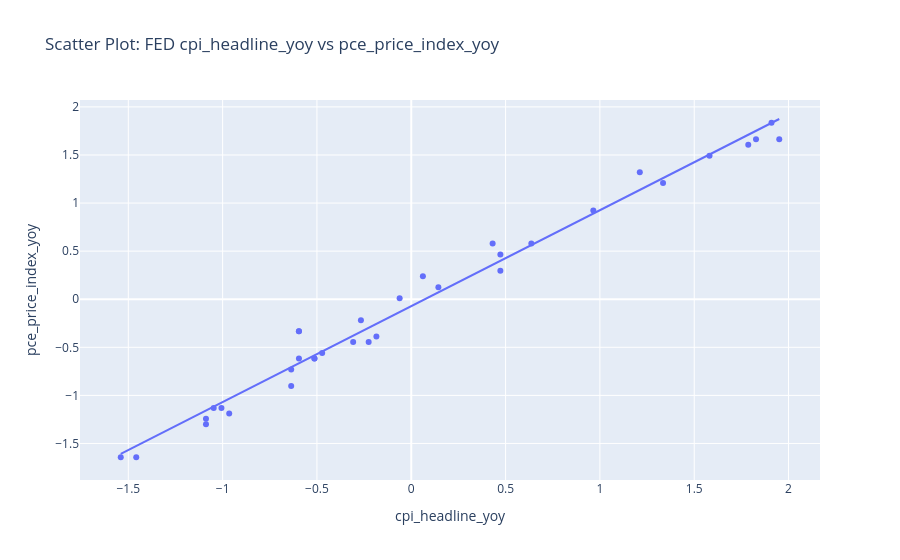

Notebook cell for this chart:
### Code cell
top_pair = corr_pairs.sort_values("abs_correlation", ascending=False).head(1)
if not top_pair.empty:
    left = top_pair.iloc[0]["left_indicator"]
    right = top_pair.iloc[0]["right_indicator"]
    scatter_df = pivot[[left, right]].dropna().reset_index()
    fig = px.scatter(
        scatter_df,
        x=left,
        y=right,
        trendline="ols",
        title=f"Scatter Plot: {bank} {left} vs {right}",
    )
    fig.show()

### Figure 1 — Plotly figure (JSON) as saved in the notebook; plotly's stock layout.template omitted (floating-point values rounded to 4 significant figures)
{"data": [{"hovertemplate": "cpi_headline_yoy=%{x}<br>pce_price_index_yoy=%{y}<extra></extra>", "legendgroup": "", "marker": {"color": "#636efa", "symbol": "circle"}, "mode": "markers", "name": "", "orientation": "v", "showlegend": false, "type": "scatter", "x": [-0.6366, -0.9651, -1.458, -1.54, -1.047, -1.006, -1.088, -1.088, -0.5134, 0.1437, 0.4723, 0.6366, 0.9651, 1.212, 1.91, 1.828, 1.951, 1.787, 1.581, 1.335, 0.4723, 0.4312, 0.0616, -0.0616, -0.2669, -0.308, -0.1848, -0.2259, -0.5134, -0.4723, -0.6366, -0.5955, -0.5955, -0.5955], "xaxis": "x", "y": [-0.9021, -1.187, -1.643, -1.643, -1.13, -1.13, -1.244, -1.301, -0.6171, 0.1242, 0.2952, 0.5803, 0.9224, 1.322, 1.835, 1.664, 1.664, 1.607, 1.493, 1.207, 0.4663, 0.5803, 0.2382, 0.01014, -0.2179, -0.446, -0.389, -0.446, -0.6171, -0.56, -0.7311, -0.6171, -0.332, -0.332], "yaxis": "y"}, {"hovertemplate": "<b>OLS trendline</b><br>pce_price_index_yoy = 0.99781 * cpi_headline_yoy + -0.0724531<br>R<sup>2</sup>=0.981541<br><br>cpi_headline_yoy=%{x}<br>pce_price_index_yoy=%{y} <b>(trend)</b><extra></extra>", "legendgroup": "", "marker": {"color": "#636efa", "symbol": "circle"}, "mode": "lines", "name": "", "showlegend": false, "type": "scatter", "x": [-1.54, -1.458, -1.088, -1.088, -1.047, -1.006, -0.9651, -0.6366, -0.6366, -0.5955, -0.5955, -0.5955, -0.5134, -0.5134, -0.4723, -0.308, -0.2669, -0.2259, -0.1848, -0.0616, 0.0616, 0.1437, 0.4312, 0.4723, 0.4723, 0.6366, 0.9651, 1.212, 1.335, 1.581, 1.787, 1.828, 1.91, 1.951], "xaxis": "x", "y": [-1.609, -1.527, -1.158, -1.158, -1.117, -1.076, -1.035, -0.7076, -0.7076, -0.6667, -0.6667, -0.6667, -0.5847, -0.5847, -0.5437, -0.3798, -0.3388, -0.2978, -0.2569, -0.1339, -0.01098, 0.07097, 0.3578, 0.3988, 0.3988, 0.5627, 0.8906, 1.136, 1.259, 1.505, 1.71, 1.751, 1.833, 1.874], "yaxis": "y"}], "layout": {"legend": {"tracegroupgap": 0}, "title": {"text": "Scatter Plot: FED cpi_headline_yoy vs pce_price_index_yoy"}, "xaxis": {"anchor": "y", "domain": [0.0, 1.0], "title": {"text": "cpi_headline_yoy"}}, "yaxis": {"anchor": "x", "domain": [0.0, 1.0], "title": {"text": "pce_price_index_yoy"}}}}
